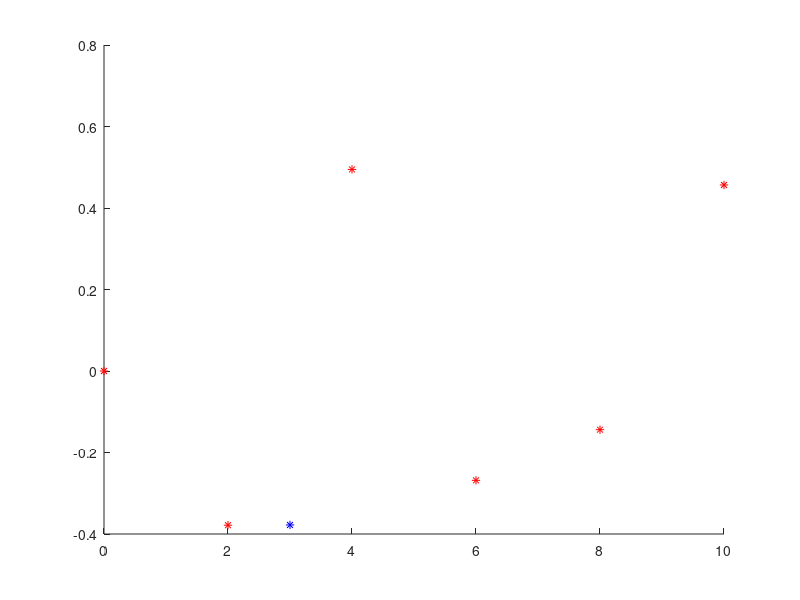

Here is the MATLAB script that generated this plot:
function interpolacion()
    clear all;
    clc;
    close all;
    x = [0 2 4 6 8 10];
    y = [0   -0.3784    0.4947   -0.2683   -0.1440  0.4565];
    xx=3; %punto a evaluar
    np=5; %cantidad de puntos
    indx=[1,2, 4, 5, 6 ]; %indices de los puntos elegidos
    a=main(x(indx),y(indx)',np,xx);
    
    evaluar =0;
    for i=0:np-1
        evaluar=evaluar+a(i+1)*xx.^i;
    end
    
    hold on
        plot(x,y,'*r');
        plot(3,evaluar,'*b');
    hold off
end

function x =  main(x,yb,n,xx) 
 
    %%%% Polinomio de grado n %%%%
    for i=0:n-1
        mat(i+1,:)=x.^i;
    end
    mat=mat';  
    %a=mat\yb
    [L U P]=lu(mat);
    yb2 = P*yb; 
    z= SProgresiva(L,yb2, n);
    x= SRegresiva(U,z, n);
    
end

function z = SProgresiva(L,b, tam)
    z = zeros(1,tam);
    for i = 1: tam
        suma=0;
        for j=1:i-1
            suma=suma+L(i,j)*z(j);
        end
        z(i) = (b(i)-suma)/L(i,i);
    end
end


function x = SRegresiva(U,z, tam)
    x = zeros(1,tam);
    for i = tam:-1:1
        suma=0;
        for j=i+1:tam
            suma=suma+U(i,j)*x(j);
        end
        x(i) = (z(i)-suma)/U(i,i);
    end
end
